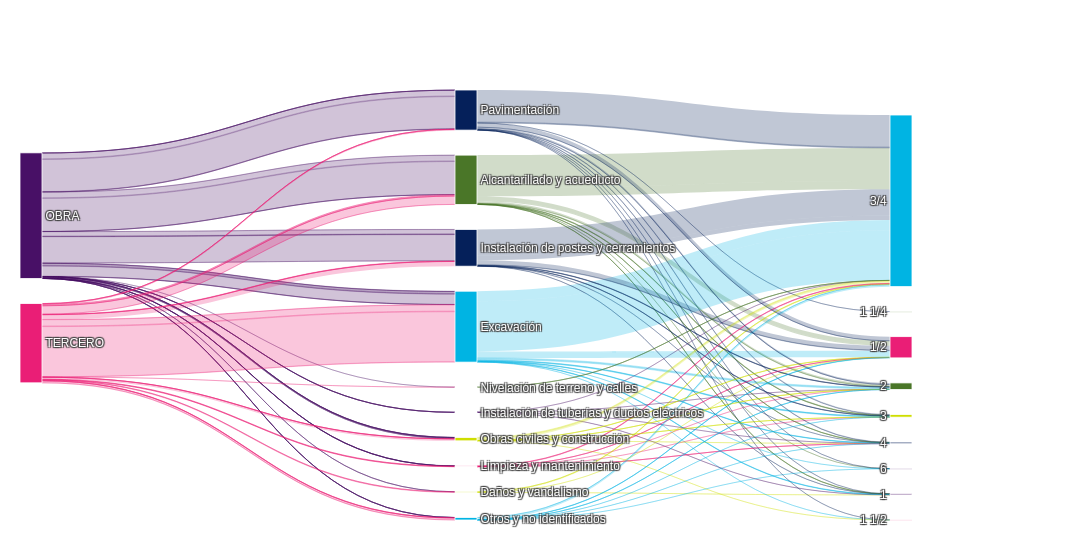

Write notebook code for a chart like this one.
### Code cell
# ── Colores nodos usando tu lista "colores" ───────────────────
# Asigna un color de tu paleta a cada label único
color_map = {label: colores[i % len(colores)] for i, label in enumerate(labels)}
node_colors = [color_map.get(l, "#CFD8DC") for l in labels]

# ── Colores links: hereda color del nodo origen con opacidad ──
def hex_to_rgba(hex_color, alpha=0.25):
    h = hex_color.lstrip("#")
    r, g, b = int(h[0:2], 16), int(h[2:4], 16), int(h[4:6], 16)
    return f"rgba({r},{g},{b},{alpha})"

link_colors = [hex_to_rgba(node_colors[s]) for s in source]

# ── Total para anotación ──────────────────────────────────────
total = df_sankey["Conteo"].sum()

# ── Figura ────────────────────────────────────────────────────
fig = go.Figure(go.Sankey(
    arrangement="snap",
    node=dict(
        pad=25,
        thickness=22,
        line=dict(color="white", width=0.8),
        label=labels,
        color=node_colors,
        hovertemplate="<b>%{label}</b><br>Rupturas: <b>%{value:,}</b><extra></extra>",
    ),
    link=dict(
        source=source,
        target=target,
        value=value,
        color=link_colors,
        hovertemplate=(
            "<b>%{source.label}</b> → <b>%{target.label}</b><br>"
            "Rupturas: <b>%{value:,}</b><extra></extra>"
        ),
    ),
))

# ── Layout usando tu plantilla ────────────────────────────────
fig.update_layout(
    template="mi_estilo",          # ✅ Tu plantilla predefinida
    title=dict(
        text=(
            "<b>Causas de Rupturas</b>"
            "<br><sup>Responsable · Tipo de intervención · Diámetro afectado</sup>"
        ),
    ),
    height=560,
    width=1100,
    margin=dict(l=20, r=180, t=90, b=40),
    annotations=[dict(
        text=f"n = <b>{total:,}</b> rupturas registradas",
        x=0.5, y=-0.06,
        xref="paper", yref="paper",
        showarrow=False,
        font=dict(size=11, color="rgba(255,255,255,0.3)", family="Arial"),
    )],
)

fig.write_image("sankey.png", scale=2, width=1100, height=560)
fig.show()

### Figure 1 — Plotly figure (JSON) as saved in the notebook; plotly's stock layout.template omitted (floating-point values rounded to 4 significant figures; data arrays with more than 128 entries replaced by an {"elided": "..."} marker saying what was removed)
{"data": [{"arrangement": "snap", "link": {"color": {"elided": "172 str values"}, "hovertemplate": "<b>%{source.label}</b> → <b>%{target.label}</b><br>Rupturas: <b>%{value:,}</b><extra></extra>", "source": {"elided": "172 int values"}, "target": {"elided": "172 int values"}, "value": {"elided": "172 int values"}}, "node": {"color": ["#481066", "#ea1e76", "#4a7628", "#cfde00", "#00b4e3", "#05205a", "#481066", "#ea1e76", "#4a7628", "#cfde00", "#00b4e3", "#05205a", "#481066", "#ea1e76", "#4a7628", "#cfde00", "#00b4e3", "#05205a", "#481066", "#ea1e76", "#4a7628"], "hovertemplate": "<b>%{label}</b><br>Rupturas: <b>%{value:,}</b><extra></extra>", "label": ["OBRA", "TERCERO", "Alcantarillado y acueducto", "Daños y vandalismo", "Excavación", "Instalación de postes y cerramientos", "Instalación de tuberías y ductos eléctricos", "Limpieza y mantenimiento", "Nivelación de terreno y calles", "Obras civiles y construcción", "Otros y no identificados", "Pavimentación", "1", "1/2", "2", "3", "3/4", "4", "6", "1 1/2", "1 1/4"], "line": {"color": "white", "width": 0.8}, "pad": 25, "thickness": 22}, "type": "sankey"}], "layout": {"annotations": [{"font": {"color": "rgba(255,255,255,0.3)", "family": "Arial", "size": 11}, "showarrow": false, "text": "n = <b>9,338</b> rupturas registradas", "x": 0.5, "xref": "paper", "y": -0.06, "yref": "paper"}], "height": 560, "margin": {"b": 40, "l": 20, "r": 180, "t": 90}, "title": {"text": "<b>Causas de Rupturas</b><br><sup>Responsable · Tipo de intervención · Diámetro afectado</sup>"}, "width": 1100}}
